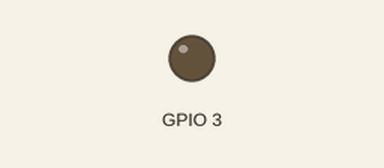
This program was run on a simulated Raspberry Pi (BCM pin numbers). On the bench: output pins drawn as LEDs (lit = HIGH). At 5.0 s the program stops and its outputs stay as they are.

Above: at 0.1 s.
At 5.1 s:
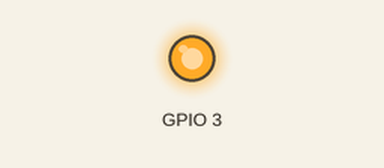
Timing chart, 0 to 6.5 s (numbered marks = the images above):
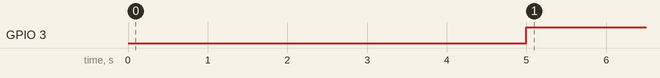

Measured:
- by itself, GPIO 3: LOW → HIGH at 5.0 s

The program:

hardPowerOffPC.py
```python
#!/usr/bin/python3

import RPi.GPIO as GPIO
from time import sleep

GPIO.setmode(GPIO.BCM)

GPIO.setwarnings(False)

GPIO.setup(3, GPIO.OUT)

closeSwitch = False
openSwitch = True

GPIO.output(3, closeSwitch)
sleep(5)
GPIO.output(3, openSwitch)
```
